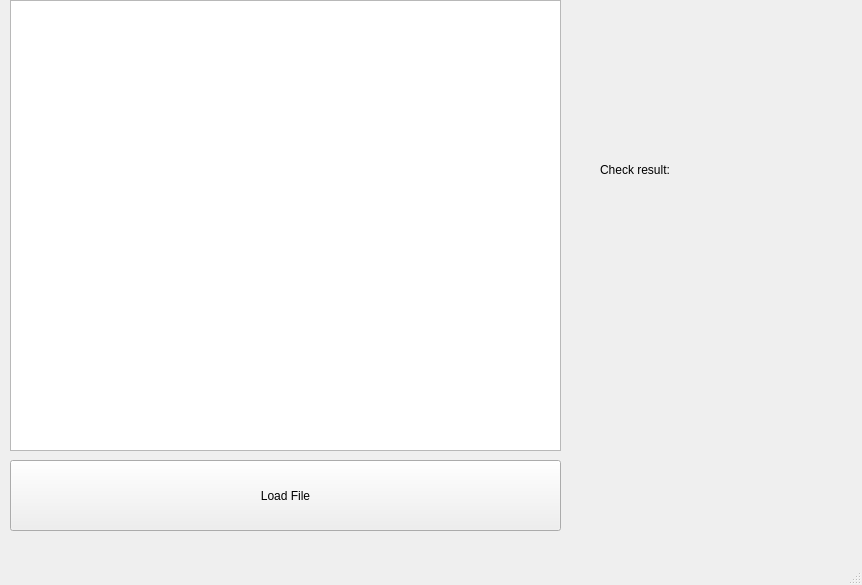
<?xml version="1.0" encoding="UTF-8"?>
<ui version="4.0">
 <class>MainWindow</class>
 <widget class="QMainWindow" name="MainWindow">
  <property name="geometry">
   <rect>
    <x>0</x>
    <y>0</y>
    <width>862</width>
    <height>585</height>
   </rect>
  </property>
  <property name="windowTitle">
   <string>MainWindow</string>
  </property>
  <widget class="QWidget" name="centralwidget">
   <widget class="QPushButton" name="btn">
    <property name="geometry">
     <rect>
      <x>10</x>
      <y>460</y>
      <width>551</width>
      <height>71</height>
     </rect>
    </property>
    <property name="text">
     <string>Load File</string>
    </property>
   </widget>
   <widget class="QLabel" name="lbl_res">
    <property name="geometry">
     <rect>
      <x>600</x>
      <y>190</y>
      <width>261</width>
      <height>61</height>
     </rect>
    </property>
    <property name="text">
     <string/>
    </property>
   </widget>
   <widget class="QLabel" name="label">
    <property name="geometry">
     <rect>
      <x>600</x>
      <y>160</y>
      <width>101</width>
      <height>20</height>
     </rect>
    </property>
    <property name="text">
     <string>Check result:</string>
    </property>
   </widget>
   <widget class="QTextEdit" name="textEdit">
    <property name="geometry">
     <rect>
      <x>10</x>
      <y>0</y>
      <width>551</width>
      <height>451</height>
     </rect>
    </property>
   </widget>
  </widget>
  <widget class="QMenuBar" name="menubar">
   <property name="geometry">
    <rect>
     <x>0</x>
     <y>0</y>
     <width>862</width>
     <height>22</height>
    </rect>
   </property>
  </widget>
  <widget class="QStatusBar" name="statusbar"/>
 </widget>
 <resources/>
 <connections/>
</ui>
